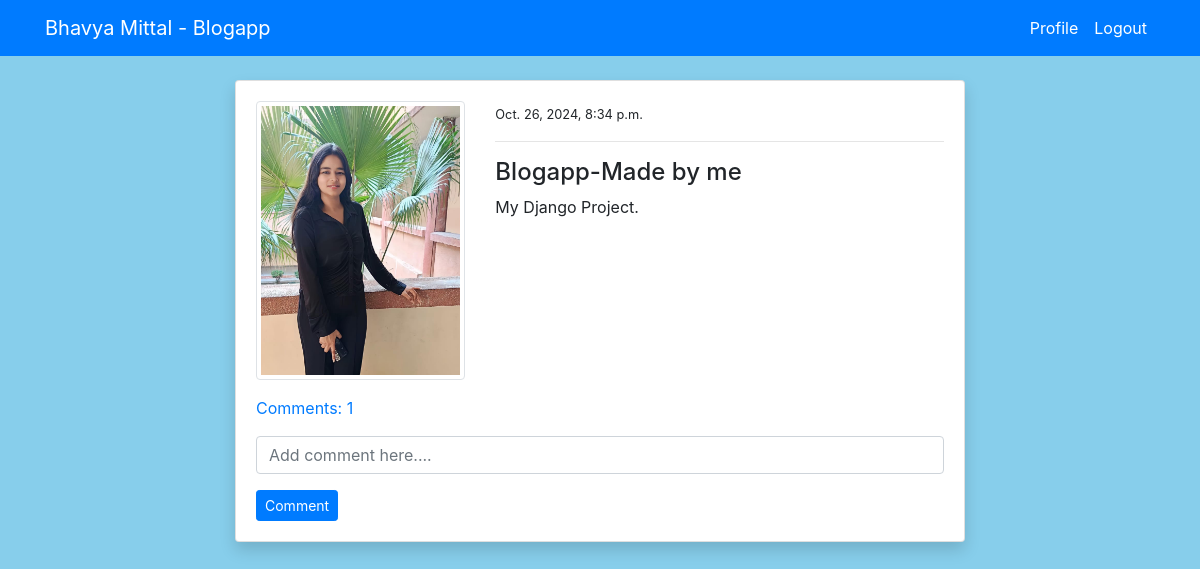
The app's page /post_detail/5/ (signed in) with its own data.
### blog/models.py (models this page shows, shortened)
class PostModel(models.Model):
    title = models.CharField(max_length=100)
    content = models.TextField()
    author = models.ForeignKey(User, on_delete=models.CASCADE)
    date_created = models.DateTimeField(auto_now_add=True)
    class Meta:
        ordering = ('-date_created',)
    def comment_count(self):
        return self.comment_set.all().count()
    def comments(self):
        return self.comment_set.all()

### users/models.py (models this page shows, shortened)
class ProfileModel(models.Model):
    user = models.OneToOneField(User, on_delete=models.CASCADE)
    image = models.ImageField(default='default.jpg', upload_to='profile', validators=[
                              FileExtensionValidator(['png', 'jpg'])])

### blog/views.py (the view)
# urls.py: path('post_detail/<int:pk>/', views.post_detail, name='blog-post-detail'),
@login_required
def post_detail(request, pk):
    post = PostModel.objects.get(id=pk)
    if request.method == 'POST':
        c_form = CommentForm(request.POST)
        if c_form.is_valid():
            instance = c_form.save(commit=False)
            instance.user = request.user
            instance.post = post
            instance.save()
            return redirect('blog-post-detail', pk=post.id)
    else:
        c_form = CommentForm()
    context = {
        'post': post,
        'c_form': c_form,
    }
    return render(request, 'blog/post_detail.html', context)

### blog/forms.py
class CommentForm(forms.ModelForm):
    content = forms.CharField(
        label='', widget=forms.TextInput(attrs={'placeholder': 'Add comment here....'}))
    class Meta:
        model = Comment
        fields = ('content',)

### templates/blog/post_detail.html (shortened to what this page needs)
{% extends 'partials/base.html' %}
{% load crispy_forms_tags %}
{% block content %}
<div class="container">
    <div class="row mt-5 pt-3">
        <div class="col-md-8 offset-md-2">
            <div class="card my-3 shadow">
                <div class="card-body">
                    <div class="row">
                        <div class="col-md-4">
                            <img class="img-thumbnail" src="{{ post.author.profilemodel.image.url }}" alt="profile-img">
                        </div>
                        <div class="col-md-8">
                            <small>{{ post.date_created }}</small>
                            <hr>
                            <h4>{{ post.title }}</h4>
                            <p>
                                {{ post.content }}
                            </p>
                        </div>
                    </div>
                    <p class="mt-3">
                        <a class="" data-toggle="collapse" href="#collapseExample" role="button" aria-expanded="false"
                            aria-controls="collapseExample">
                            Comments: {{ post.comment_count }}
                        </a>
                    </p>
                    <form method="POST">
                        {{ c_form|crispy }}
                        <input class="btn btn-primary btn-sm" type="submit" value="Comment">
                    </form>
                </div>
            </div>
        </div>
    </div>
</div>
{% endblock %}

### templates/blog/post_detail.html (style rules this page uses)
body { background-color: skyblue; }

### records on screen
PostModel: author.profilemodel.image (picture), date_created "Oct. 26, 2024, 8:34 p.m.", title "Blogapp-Made by me", content "My Django Project.", comment_count "1"
